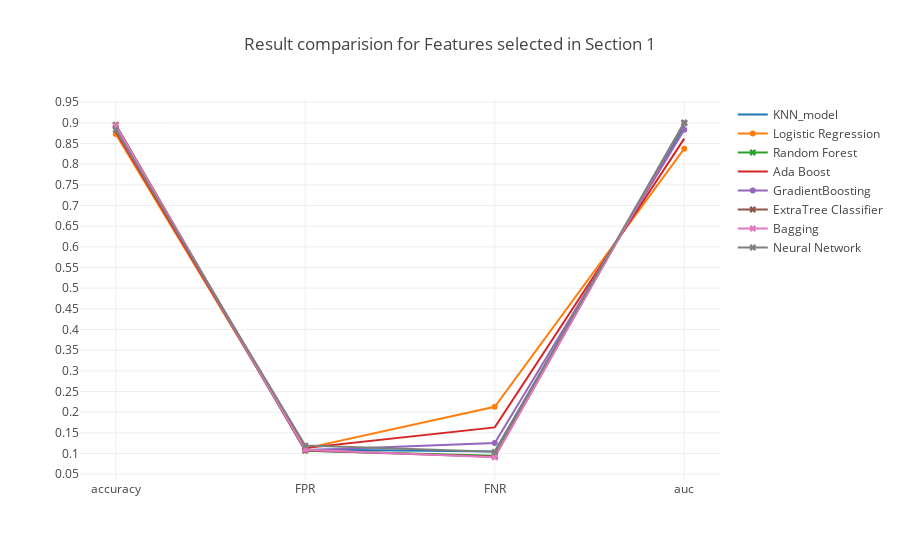

Notebook cell for this chart:
### Markdown cell above
### <a id='1.A' style="text-decoration : none; color : #000000;"> A Results</a>

### Code cell
trace0 = go.Scatter(x=table_80_50_test.iloc[0].index.values[[0,5,6,7]],
                    y=table_80_50_test.iloc[0].values[[0,5,6,7]],
                    mode = 'lines',
                    name = 'KNN_model')

trace1 = go.Scatter(x=table_80_50_test.iloc[1].index.values[[0,5,6,7]],
                    y=table_80_50_test.iloc[1].values[[0,5,6,7]],
                    mode = 'lines+markers',
                    name = 'Logistic Regression')

trace2 = go.Scatter(x=table_80_50_test.iloc[2].index.values[[0,5,6,7]],
                    y=table_80_50_test.iloc[2].values[[0,5,6,7]],
                    mode = 'lines+markers',marker=dict(symbol='x'),
                    name = 'Random Forest')


trace3 = go.Scatter(x=table_80_50_test.iloc[3].index.values[[0,5,6,7]],
                    y=table_80_50_test.iloc[3].values[[0,5,6,7]],
                    mode = 'lines',
                    name = 'Ada Boost')

trace4 = go.Scatter(x=table_80_50_test.iloc[4].index.values[[0,5,6,7]],
                    y=table_80_50_test.iloc[4].values[[0,5,6,7]],
                    mode = 'lines+markers',
                    name = 'GradientBoosting')

trace5 = go.Scatter(x=table_80_50_test.iloc[5].index.values[[0,5,6,7]],
                    y=table_80_50_test.iloc[5].values[[0,5,6,7]],
                    mode = 'lines+markers',marker=dict(symbol='x'),
                    name = 'ExtraTree Classifier')

trace6 = go.Scatter(x=table_80_50_test.iloc[6].index.values[[0,5,6,7]],
                    y=table_80_50_test.iloc[6].values[[0,5,6,7]],
                    mode = 'lines+markers',marker=dict(symbol='x'),
                    name = 'Bagging')

trace7 = go.Scatter(x=table_80_50_test.iloc[7].index.values[[0,5,6,7]],
                    y=table_80_50_test.iloc[7].values[[0,5,6,7]],
                    mode = 'lines+markers',marker=dict(symbol='x'),
                    name = 'Neural Network')



data = [trace0, trace1, trace2, trace3, trace4, trace5, trace6, trace7]
layout = go.Layout(yaxis=dict(tick0=0,dtick=0.05),title='Result comparision for Features selected in Section 1')
fig = go.Figure(data=data, layout=layout)

iplot(fig, filename='Result')

### Figure 1 — Plotly figure (JSON) as saved in the notebook; plotly's stock layout.template omitted (floating-point values rounded to 4 significant figures)
{"data": [{"mode": "lines", "name": "KNN_model", "type": "scatter", "uid": "65dbe743-2742-4cc9-9b25-fc0fea431393", "x": ["accuracy", "FPR", "FNR", "auc"], "y": [0.8913, 0.1094, 0.1049, 0.8928]}, {"mode": "lines+markers", "name": "Logistic Regression", "type": "scatter", "uid": "0c8b792e-18d7-48d3-b9d5-492a16d5fb4b", "x": ["accuracy", "FPR", "FNR", "auc"], "y": [0.873, 0.1121, 0.2129, 0.8375]}, {"marker": {"symbol": "x"}, "mode": "lines+markers", "name": "Random Forest", "type": "scatter", "uid": "e798f640-c6cb-4f41-b975-2f7f742cbc15", "x": ["accuracy", "FPR", "FNR", "auc"], "y": [0.8949, 0.1069, 0.09479, 0.8992]}, {"mode": "lines", "name": "Ada Boost", "type": "scatter", "uid": "9c8a6b73-73bd-4e75-8ebd-bda1990c8a93", "x": ["accuracy", "FPR", "FNR", "auc"], "y": [0.8794, 0.1132, 0.1632, 0.8618]}, {"mode": "lines+markers", "name": "GradientBoosting", "type": "scatter", "uid": "d8aced44-9627-46a9-afb1-0309a0be51ee", "x": ["accuracy", "FPR", "FNR", "auc"], "y": [0.8895, 0.1079, 0.1251, 0.8835]}, {"marker": {"symbol": "x"}, "mode": "lines+markers", "name": "ExtraTree Classifier", "type": "scatter", "uid": "91eba9e2-8360-4c27-a218-5abb79894cdb", "x": ["accuracy", "FPR", "FNR", "auc"], "y": [0.8952, 0.107, 0.09246, 0.9003]}, {"marker": {"symbol": "x"}, "mode": "lines+markers", "name": "Bagging", "type": "scatter", "uid": "824cb6f5-e1b0-4e66-be9f-506fe8254c5f", "x": ["accuracy", "FPR", "FNR", "auc"], "y": [0.8938, 0.1089, 0.09091, 0.9001]}, {"marker": {"symbol": "x"}, "mode": "lines+markers", "name": "Neural Network", "type": "scatter", "uid": "85146fcb-3724-43c6-bc50-d383e5569d83", "x": ["accuracy", "FPR", "FNR", "auc"], "y": [0.883, 0.1193, 0.1041, 0.9001]}], "layout": {"title": "Result comparision for Features selected in Section 1", "yaxis": {"dtick": 0.05, "tick0": 0}}}
